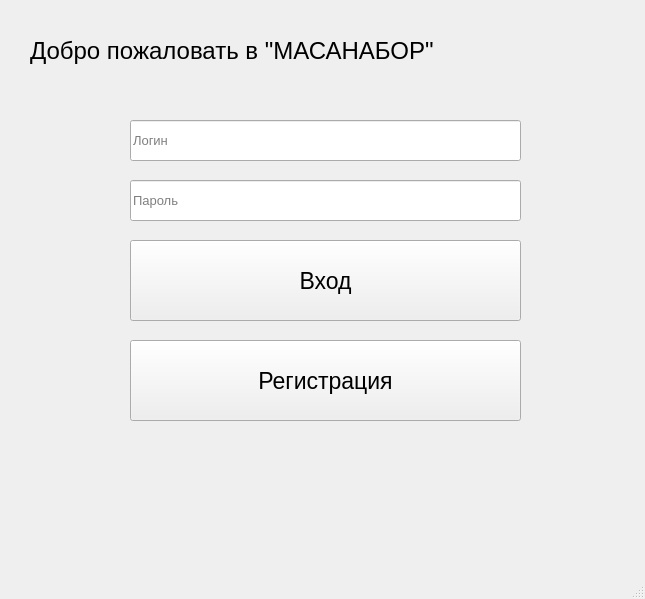
<?xml version="1.0" encoding="UTF-8"?>
<ui version="4.0">
 <class>MainWindow</class>
 <widget class="QMainWindow" name="MainWindow">
  <property name="geometry">
   <rect>
    <x>0</x>
    <y>0</y>
    <width>645</width>
    <height>599</height>
   </rect>
  </property>
  <property name="windowTitle">
   <string>вход</string>
  </property>
  <property name="toolButtonStyle">
   <enum>Qt::ToolButtonIconOnly</enum>
  </property>
  <widget class="QWidget" name="centralwidget">
   <widget class="QLabel" name="label">
    <property name="geometry">
     <rect>
      <x>30</x>
      <y>30</y>
      <width>611</width>
      <height>41</height>
     </rect>
    </property>
    <property name="font">
     <font>
      <pointsize>18</pointsize>
     </font>
    </property>
    <property name="text">
     <string>Добро пожаловать в &quot;МАСАНАБОР&quot;</string>
    </property>
   </widget>
   <widget class="QPushButton" name="reg_btn">
    <property name="geometry">
     <rect>
      <x>130</x>
      <y>340</y>
      <width>391</width>
      <height>81</height>
     </rect>
    </property>
    <property name="font">
     <font>
      <pointsize>17</pointsize>
     </font>
    </property>
    <property name="text">
     <string>Регистрация</string>
    </property>
   </widget>
   <widget class="QPushButton" name="login_btn">
    <property name="geometry">
     <rect>
      <x>130</x>
      <y>240</y>
      <width>391</width>
      <height>81</height>
     </rect>
    </property>
    <property name="font">
     <font>
      <pointsize>17</pointsize>
     </font>
    </property>
    <property name="text">
     <string>Вход</string>
    </property>
   </widget>
   <widget class="QLineEdit" name="password_line">
    <property name="geometry">
     <rect>
      <x>130</x>
      <y>180</y>
      <width>391</width>
      <height>41</height>
     </rect>
    </property>
    <property name="font">
     <font>
      <pointsize>10</pointsize>
     </font>
    </property>
    <property name="placeholderText">
     <string>Пароль</string>
    </property>
   </widget>
   <widget class="QLineEdit" name="login_line">
    <property name="geometry">
     <rect>
      <x>130</x>
      <y>120</y>
      <width>391</width>
      <height>41</height>
     </rect>
    </property>
    <property name="font">
     <font>
      <pointsize>10</pointsize>
     </font>
    </property>
    <property name="placeholderText">
     <string>Логин</string>
    </property>
   </widget>
   <widget class="QLabel" name="status_lbl">
    <property name="geometry">
     <rect>
      <x>130</x>
      <y>430</y>
      <width>391</width>
      <height>31</height>
     </rect>
    </property>
    <property name="text">
     <string/>
    </property>
   </widget>
  </widget>
  <widget class="QMenuBar" name="menubar">
   <property name="geometry">
    <rect>
     <x>0</x>
     <y>0</y>
     <width>645</width>
     <height>18</height>
    </rect>
   </property>
  </widget>
  <widget class="QStatusBar" name="statusbar"/>
 </widget>
 <resources>
  <include location="lala.qrc"/>
 </resources>
 <connections/>
</ui>
